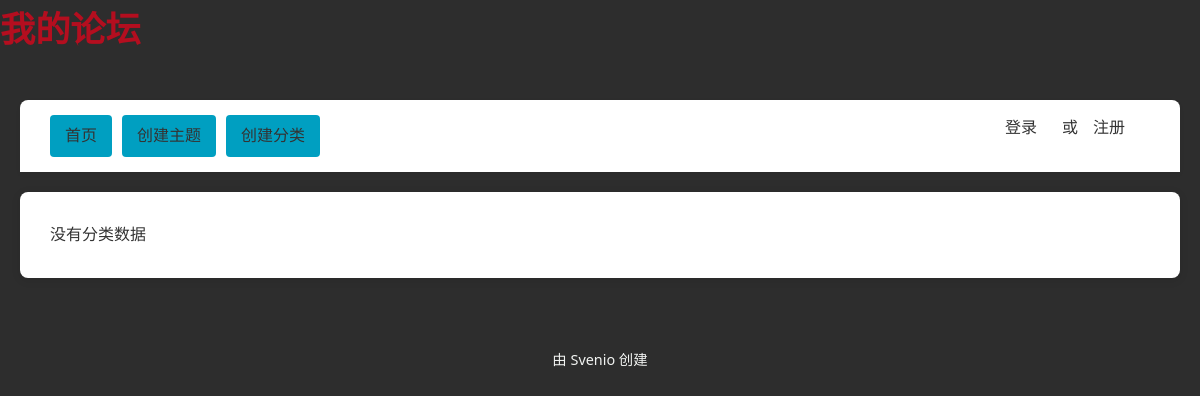
Before: / with the older database file.
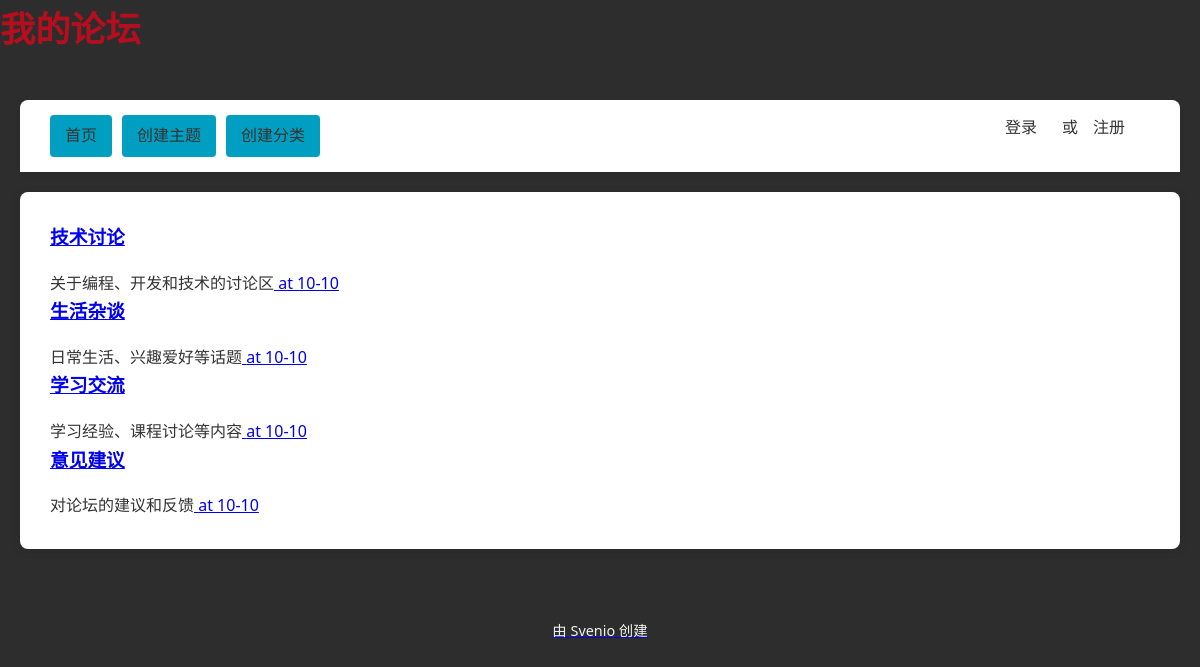
After: the same page with the newer database file.
### tables this page shows
CREATE TABLE categories (
    cat_id INT(8) NOT NULL AUTO_INCREMENT,
    cat_name VARCHAR(255) NOT NULL,
    cat_description VARCHAR(255) NOT NULL,
    UNIQUE INDEX cat_name_unique (cat_name),
    PRIMARY KEY (cat_id)
);

### index.php (the view, shortened to what this page needs)
<?php
include 'header.php';
$sql = "SELECT
cat_id,
cat_name,
cat_description
FROM
categories";
$result = mysqli_query($_SESSION['conn'], $sql);
if (!$result) {
    echo '无法显示类别，请重试';
} else {
    if (mysqli_num_rows($result) == 0) {
        echo '没有分类数据';
    } else {
        while ($row = mysqli_fetch_assoc($result)) {
            echo '<tr>';
            echo '<td class="leftpart">';
            echo '<h3><a href="category.php?id">' . $row['cat_name'] . '</a></h3>' . $row['cat_description'];
            echo '</td>';
            echo '<td class="rightpart">';
            echo '<a href="topic.php?id="Topic subject</a> at 10-10';
            echo '</td>';
            echo '</tr>';
        }
    }
}
include 'footer.php';

### header.php (shortened to what this page needs)
<!DOCTYPE html PUBLIC "-//W3c//DTD XHTML 1.0 Strict//EN"
        "http://www.w3.org/TR/xhtml1/DTD/xhtml1-strict.dtd">
<html xmlns="http://www.w3.org/1999/xhtml" xml:lang="zh-CN" lang="zh-CN">
<head>
    <link rel="stylesheet" href="style.css" type="text/css">
</head>
<body>
<h1>我的论坛</h1>
<div id="wrapper">
    <div id="menu">
        <a class="item" href="/my-forum/index.php">首页</a>
        <a class="item" href="/my-forum/create_topic.php">创建主题</a>
        <a class="item" href="/my-forum/create_cat.php">创建分类</a>
        <div id="userbar">
            <?php
            if ($_SESSION['signed_in']) {
                echo '你好 ' . $_SESSION['user_name'] . '。如果不是你，请<a href="signout.php">退出登录<a>';
            } else {
                echo '<a href="signin.php">登录</a>或<a href="signup.php">注册</a>';
            }
            ?>
        </div>
    </div>
    <div id="content">

### footer.php
</div>
</div>
<div id="footer">由 Svenio 创建</div>
</body>
</html>

### style.css (style rules this page uses)
:root { --primary-color: #B40E1F; --secondary-color: #009FC1; --dark-bg: #2D2D2D; --light-bg: #FFFFFF; --text-dark: #333333; --text-light: #F1F3F1; }
body { background-color: var(--dark-bg); font-family: 'Segoe UI', Roboto, 'Helvetica Neue', sans-serif; line-height: 1.6; color: var(--text-dark); margin: 0; padding: 0; }
#wrapper { max-width: 1200px; margin: 0 auto; padding: 20px; }
#content { background-color: var(--light-bg); border-radius: 8px; box-shadow: 0 2px 10px rgba(0, 0, 0, 0.1); padding: 30px; margin-bottom: 30px; }
#menu { display: flex; background-color: var(--light-bg); padding: 15px 30px; margin-bottom: 20px; border-radius: 8px 8px 0 0; box-shadow: 0 2px 5px rgba(0, 0, 0, 0.05); }
#menu a { color: var(--text-dark); text-decoration: none; padding: 8px 15px; margin-right: 10px; transition: all 0.3s ease; border-radius: 4px; }
#userbar { margin-left: auto; }
h1, h2, h3 { color: var(--primary-color); margin-top: 0; }
h1 { font-size: 2.2rem; margin-bottom: 1.5rem; }
.item { display: inline-block; background-color: var(--secondary-color); color: white; padding: 10px 20px; border-radius: 4px; text-decoration: none; transition: background-color 0.3s; }
#footer { text-align: center; padding: 20px 0; color: var(--text-light); font-size: 0.9rem; }

Changed rows visible on the page:
added categories: cat_name "技术讨论", cat_description "关于编程、开发和技术的讨论区"
added categories: cat_name "生活杂谈", cat_description "日常生活、兴趣爱好等话题"
added categories: cat_name "学习交流", cat_description "学习经验、课程讨论等内容"
added categories: cat_name "意见建议", cat_description "对论坛的建议和反馈"
Other visible differences:
text no longer shown: "没有分类数据"
